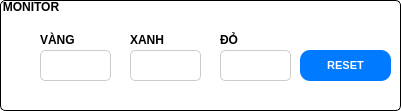
     <widget class="QGroupBox" name="groupBox_23">
      <property name="geometry">
       <rect>
        <x>30</x>
        <y>660</y>
        <width>401</width>
        <height>111</height>
       </rect>
      </property>
      <property name="font">
       <font>
        <pointsize>9</pointsize>
        <weight>75</weight>
        <bold>true</bold>
       </font>
      </property>
      <property name="styleSheet">
       <string notr="true">QGroupBox::title {
    /* Khắc phục lỗi cú pháp: Màu chữ đen */
    color: rgb(0, 0, 0); 
    
    /* ĐẶT NỀN TIÊU ĐỀ TRONG SUỐT */
    background-color: transparent; 
    
    /* Các thuộc tính cần thiết để tiêu đề hiển thị đúng */
    subcontrol-origin: margin;
    subcontrol-position: top left; /* Vị trí tiêu đề (ví dụ: ở giữa trên) */
    padding: 0 1px; /* Đệm xung quanh chữ tiêu đề */
    font-weight: bold;
}

QGroupBox {
    /* Thiết lập khung GroupBox */
    border: 1px solid black;
    border-radius: 5px;
    margin-top: 1.3em; /* Rất quan trọng để chừa chỗ cho tiêu đề */
    background-color: white; /* Màu nền của GroupBox */
    padding: 5px; /* Thêm padding cho nội dung bên trong */
}</string>
      </property>
      <property name="title">
       <string>MONITOR</string>
      </property>
      <widget class="QLabel" name="label_45">
       <property name="geometry">
        <rect>
         <x>40</x>
         <y>30</y>
         <width>61</width>
         <height>20</height>
        </rect>
       </property>
       <property name="styleSheet">
        <string notr="true">QLabel {
    /* Khắc phục lỗi cú pháp màu chữ và chỉnh màu */
    color: #000000; /* Màu đỏ đô */
    
    /* 1. CĂN GIỮA NỘI DUNG */
    qproperty-alignment: AlignCenter;
    
    /* 2. Cỡ chữ (Font Size) */
    font-size: 12px;
    
    /* 3. In đậm (Font Weight) */
    font-weight: bold;
    
    /* Các tùy chỉnh phông chữ khác */
    font-family: &quot;Arial&quot;, sans-serif;
    
    /* Nền và các tùy chỉnh khác */
    background-color: transparent; 
}</string>
       </property>
       <property name="text">
        <string>VÀNG</string>
       </property>
      </widget>
      <widget class="QLabel" name="label_46">
       <property name="geometry">
        <rect>
         <x>130</x>
         <y>30</y>
         <width>61</width>
         <height>20</height>
        </rect>
       </property>
       <property name="styleSheet">
        <string notr="true">QLabel {
    /* Khắc phục lỗi cú pháp màu chữ và chỉnh màu */
    color: #000000; /* Màu đỏ đô */
    
    /* 1. CĂN GIỮA NỘI DUNG */
    qproperty-alignment: AlignCenter;
    
    /* 2. Cỡ chữ (Font Size) */
    font-size: 12px;
    
    /* 3. In đậm (Font Weight) */
    font-weight: bold;
    
    /* Các tùy chỉnh phông chữ khác */
    font-family: &quot;Arial&quot;, sans-serif;
    
    /* Nền và các tùy chỉnh khác */
    background-color: transparent; 
}</string>
       </property>
       <property name="text">
        <string>XANH</string>
       </property>
      </widget>
      <widget class="QTextEdit" name="txtPx_I_4">
       <property name="geometry">
        <rect>
         <x>40</x>
         <y>50</y>
         <width>71</width>
         <height>31</height>
        </rect>
       </property>
       <property name="styleSheet">
        <string notr="true">QTextEdit {
    /* Màu nền và màu chữ mặc định */
    background-color: #ffffff; /* Nền trắng */
    color: #333333; /* Màu chữ xám đậm */
    
    /* Thiết lập đường viền */
    border: 1px solid #cccccc; /* Viền mỏng màu xám */
    border-radius: 5px; /* Bo tròn góc */
    
    /* Khoảng đệm (padding) bên trong */
    padding: 2px; 
    
    /* Cấu hình phông chữ */
    font-size: 12px;
    font-family: &quot;Segoe UI&quot;, Arial, sans-serif;
}

QTextEdit:focus {
    /* Khi widget được chọn (nhấp vào) */
    border: 2px solid #007bff; /* Viền dày hơn, màu xanh dương nổi bật */
    background-color: #f0f8ff; /* Nền hơi xanh nhạt */
}

QTextEdit:read-only {
    /* Khi QTextEdit chỉ ở chế độ đọc (không thể chỉnh sửa) */
    background-color: #f5f5f5; /* Nền xám nhạt */
    color: #666666; /* Màu chữ xám mờ hơn */
    border: 1px dashed #aaaaaa; /* Viền nét đứt */
}</string>
       </property>
      </widget>
      <widget class="QLabel" name="label_47">
       <property name="geometry">
        <rect>
         <x>220</x>
         <y>30</y>
         <width>61</width>
         <height>20</height>
        </rect>
       </property>
       <property name="styleSheet">
        <string notr="true">QLabel {
    /* Khắc phục lỗi cú pháp màu chữ và chỉnh màu */
    color: #000000; /* Màu đỏ đô */
    
    /* 1. CĂN GIỮA NỘI DUNG */
    qproperty-alignment: AlignCenter;
    
    /* 2. Cỡ chữ (Font Size) */
    font-size: 12px;
    
    /* 3. In đậm (Font Weight) */
    font-weight: bold;
    
    /* Các tùy chỉnh phông chữ khác */
    font-family: &quot;Arial&quot;, sans-serif;
    
    /* Nền và các tùy chỉnh khác */
    background-color: transparent; 
}</string>
       </property>
       <property name="text">
        <string>ĐỎ</string>
       </property>
      </widget>
      <widget class="QTextEdit" name="txtPy_I_4">
       <property name="geometry">
        <rect>
         <x>130</x>
         <y>50</y>
         <width>71</width>
         <height>31</height>
        </rect>
       </property>
       <property name="styleSheet">
        <string notr="true">QTextEdit {
    /* Màu nền và màu chữ mặc định */
    background-color: #ffffff; /* Nền trắng */
    color: #333333; /* Màu chữ xám đậm */
    
    /* Thiết lập đường viền */
    border: 1px solid #cccccc; /* Viền mỏng màu xám */
    border-radius: 5px; /* Bo tròn góc */
    
    /* Khoảng đệm (padding) bên trong */
    padding: 2px; 
    
    /* Cấu hình phông chữ */
    font-size: 12px;
    font-family: &quot;Segoe UI&quot;, Arial, sans-serif;
}

QTextEdit:focus {
    /* Khi widget được chọn (nhấp vào) */
    border: 2px solid #007bff; /* Viền dày hơn, màu xanh dương nổi bật */
    background-color: #f0f8ff; /* Nền hơi xanh nhạt */
}

QTextEdit:read-only {
    /* Khi QTextEdit chỉ ở chế độ đọc (không thể chỉnh sửa) */
    background-color: #f5f5f5; /* Nền xám nhạt */
    color: #666666; /* Màu chữ xám mờ hơn */
    border: 1px dashed #aaaaaa; /* Viền nét đứt */
}</string>
       </property>
      </widget>
      <widget class="QTextEdit" name="txtPz_I_4">
       <property name="geometry">
        <rect>
         <x>220</x>
         <y>50</y>
         <width>71</width>
         <height>31</height>
        </rect>
       </property>
       <property name="styleSheet">
        <string notr="true">QTextEdit {
    /* Màu nền và màu chữ mặc định */
    background-color: #ffffff; /* Nền trắng */
    color: #333333; /* Màu chữ xám đậm */
    
    /* Thiết lập đường viền */
    border: 1px solid #cccccc; /* Viền mỏng màu xám */
    border-radius: 5px; /* Bo tròn góc */
    
    /* Khoảng đệm (padding) bên trong */
    padding: 2px; 
    
    /* Cấu hình phông chữ */
    font-size: 12px;
    font-family: &quot;Segoe UI&quot;, Arial, sans-serif;
}

QTextEdit:focus {
    /* Khi widget được chọn (nhấp vào) */
    border: 2px solid #007bff; /* Viền dày hơn, màu xanh dương nổi bật */
    background-color: #f0f8ff; /* Nền hơi xanh nhạt */
}

QTextEdit:read-only {
    /* Khi QTextEdit chỉ ở chế độ đọc (không thể chỉnh sửa) */
    background-color: #f5f5f5; /* Nền xám nhạt */
    color: #666666; /* Màu chữ xám mờ hơn */
    border: 1px dashed #aaaaaa; /* Viền nét đứt */
}</string>
       </property>
      </widget>
      <widget class="QPushButton" name="pbCal_2">
       <property name="geometry">
        <rect>
         <x>300</x>
         <y>50</y>
         <width>91</width>
         <height>31</height>
        </rect>
       </property>
       <property name="styleSheet">
        <string notr="true">QPushButton {
    /* Trạng thái mặc định */
    background-color: #007bff; /* Màu xanh dương cơ bản */
    color: white;
    border: none;
    padding: 4px 8px;
    border-radius: 10px;
    font-size: 11px;
    font-weight: bold;
    transition: background-color 0.3s ease; /* (Gợi ý: Dùng trong PySide/PyQt, có thể không thấy hiệu ứng trong Designer) */
}

QPushButton:hover {
    /* Khi di chuột qua (mouse hover) */
    background-color: #0056b3; /* Màu xanh dương đậm hơn */
    border: 2px solid #004085;
    cursor: pointer; /* Thay đổi con trỏ chuột (có thể không hoạt động trong Designer) */
}

QPushButton:pressed {
    /* Khi nút được nhấn xuống (mouse button pressed) */
    background-color: #004085; /* Màu xanh đậm nhất */
    padding-top: 14px; /* Tạo hiệu ứng &quot;nhấn xuống&quot; bằng cách thay đổi đệm */
    padding-bottom: 10px;
}

QPushButton:disabled {
    /* Khi nút bị vô hiệu hóa (disable) */
    background-color: #cccccc;
    color: #666666;
    border: 1px solid #999999;
}</string>
       </property>
       <property name="text">
        <string>RESET</string>
       </property>
      </widget>
     </widget>
